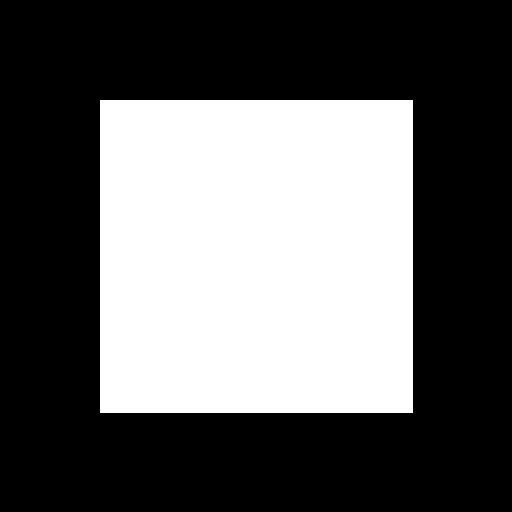
#> input picture tests/data/sharp_test.png, 512 x 512 px, found by its file name
$ python diagnose_test_images.py   (older library calls are emulated)
#> lines starting #> are read from the running program, lines starting #| are printed output that depends on the picture; after the words box and inside, x2 and y2 are one past the last pixel; in counts of white or black regions, pixels touching at a corner belong together
import cv2
import numpy as np
import os

base_dir = "/Users/abhishekprasad/workspace/photo-quality-analyzer"
data_dir = os.path.join(base_dir, "tests", "data")

sharp_path = os.path.join(data_dir, "sharp_test.png")
blurry_path = os.path.join(data_dir, "blurry_test.png")

img_sharp = cv2.imread(sharp_path, cv2.IMREAD_GRAYSCALE)
#> img_sharp: shape (512, 512); 37.4% white; 1 white region, box (x1, y1, x2, y2) and area: (100, 100, 413, 413) 97969
img_blurry = cv2.imread(blurry_path, cv2.IMREAD_GRAYSCALE)
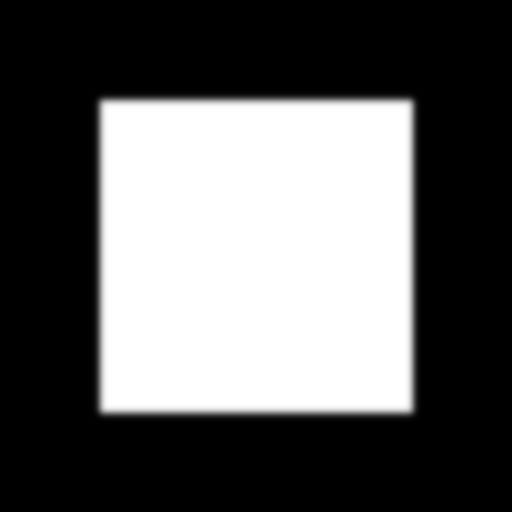
#> input picture tests/data/blurry_test.png, 512 x 512 px, found by its file name
#> img_blurry is the input picture: shape (512, 512); min 0, max 255, mean 95.3

# Calculate raw Tenengrad energy
def calc_energy(img):
    gx = cv2.Sobel(img, cv2.CV_64F, 1, 0, ksize=3)
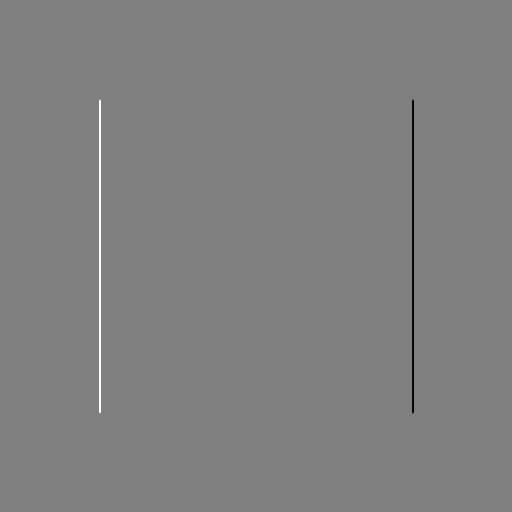
#> gx: shape (512, 512) float64; min -1020, max 1020, mean 0; drawn with min black and max white
    gy = cv2.Sobel(img, cv2.CV_64F, 0, 1, ksize=3)
    mag_sq = gx**2 + gy**2
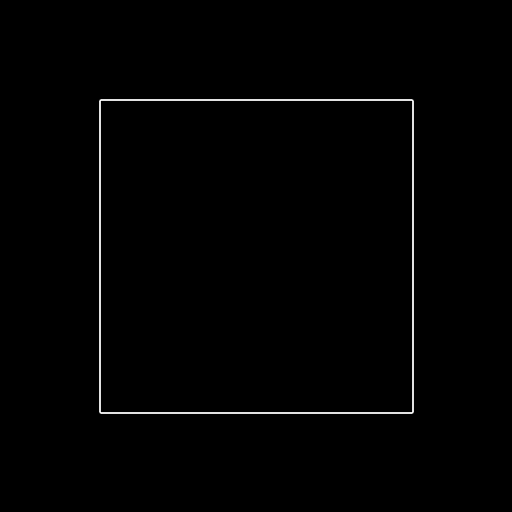
#> mag_sq: shape (512, 512) float64; min 0, max 1170450, mean 9914.1; drawn with min black and max white
    return np.mean(mag_sq)

sharp_energy = calc_energy(img_sharp)
#> sharp_energy = 9914.1
blurry_energy = calc_energy(img_blurry)
#> in calc_energy (call 2), `gx = cv2.Sobel(img, cv2.CV_64F, 1, 0, ksize=3)`:
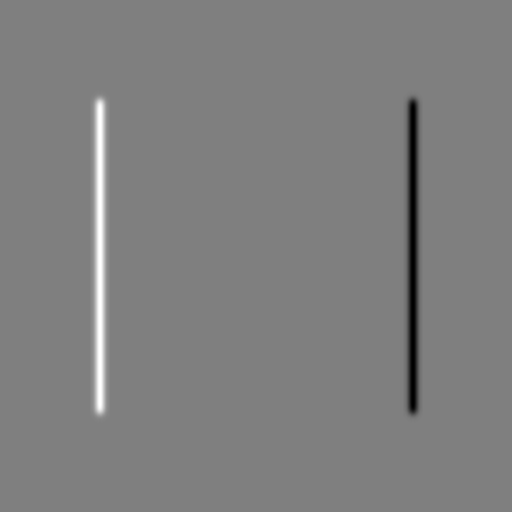
#> gx: shape (512, 512) float64; min -228, max 228, mean 0; drawn with min black and max white
#> in calc_energy (call 2), `gy = cv2.Sobel(img, cv2.CV_64F, 0, 1, ksize=3)`:
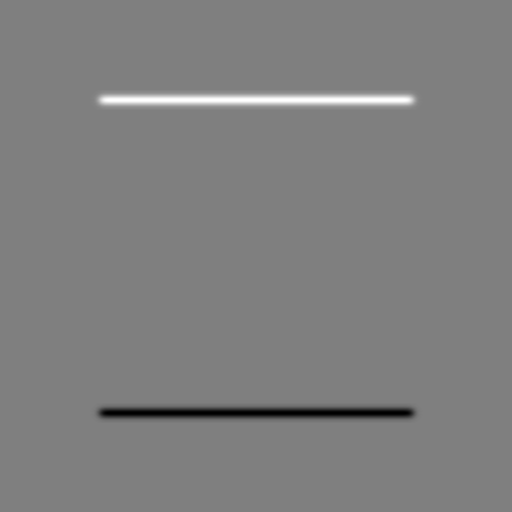
#> gy: shape (512, 512) float64; min -228, max 228, mean 0; drawn with min black and max white
#> in calc_energy (call 2), `mag_sq = gx**2 + gy**2`:
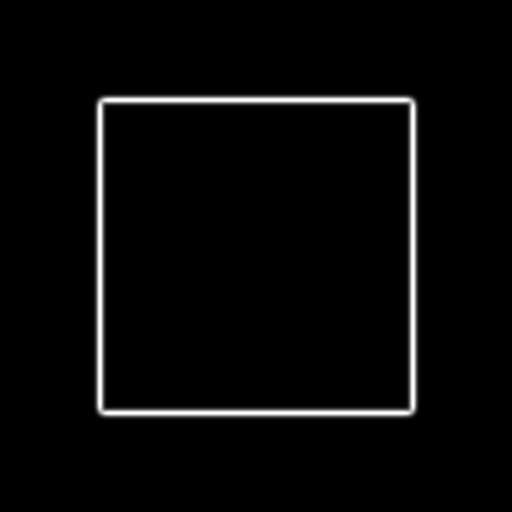
#> mag_sq: shape (512, 512) float64; min 0, max 52048, mean 1573.9; drawn with min black and max white
#> blurry_energy = 1573.9

print(f"Sharp image:")
print(f"  Shape: {img_sharp.shape}")
#|   Shape: (512, 512)
print(f"  Raw Energy: {sharp_energy:.2f}")
#|   Raw Energy: 9914.09
print(f"  Normalized (/ 800): {sharp_energy / 800:.4f}")
#|   Normalized (/ 800): 12.3926
print()
print(f"Blurry image:")
print(f"  Shape: {img_blurry.shape}")
#|   Shape: (512, 512)
print(f"  Raw Energy: {blurry_energy:.2f}")
#|   Raw Energy: 1573.85
print(f"  Normalized (/ 800): {blurry_energy / 800:.4f}")
#|   Normalized (/ 800): 1.9673
print()
print(f"Difference: {sharp_energy - blurry_energy:.2f}")
#| Difference: 8340.24
print(f"Ratio: {sharp_energy / blurry_energy:.2f}x")
#| Ratio: 6.30x
